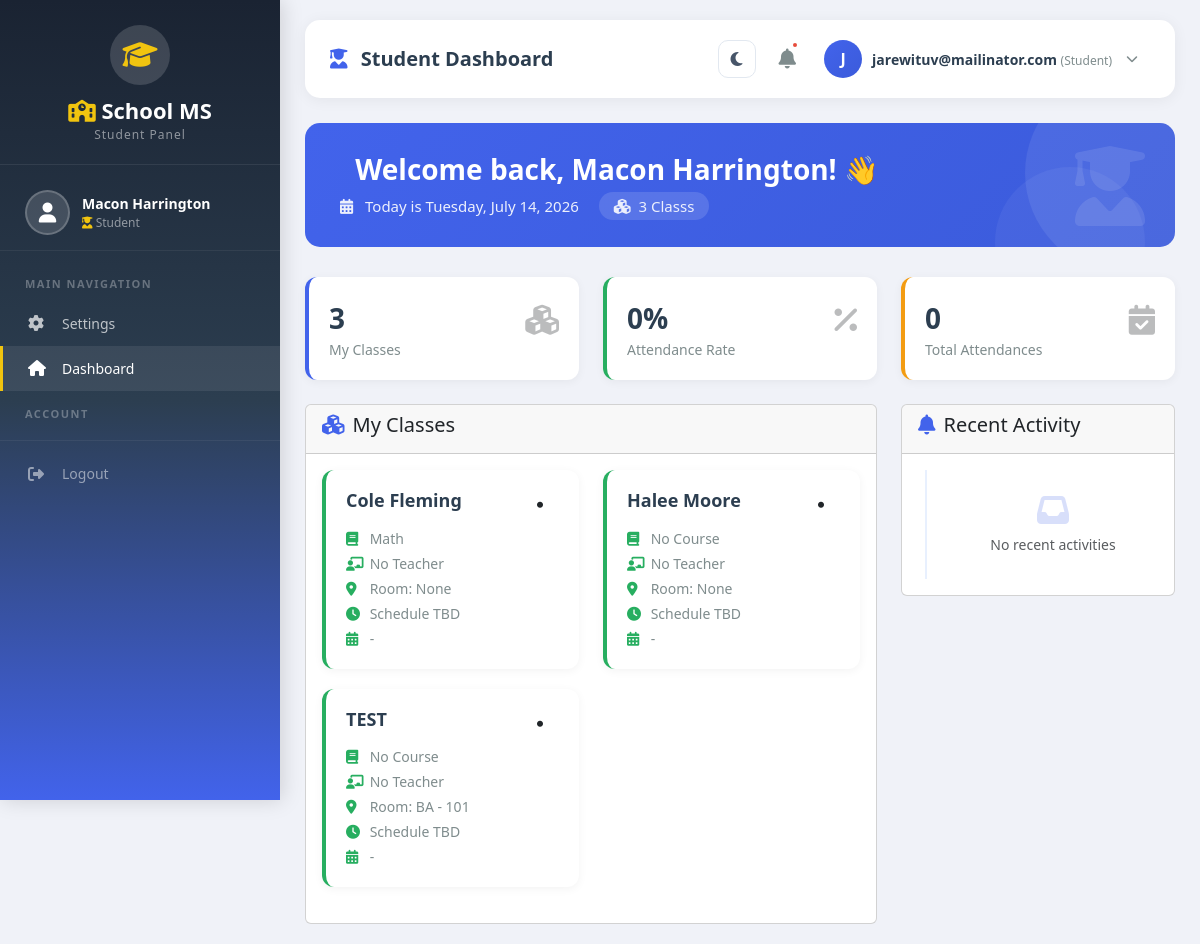
/dashboard/ (signed in), run on an earlier commit of the app's database.
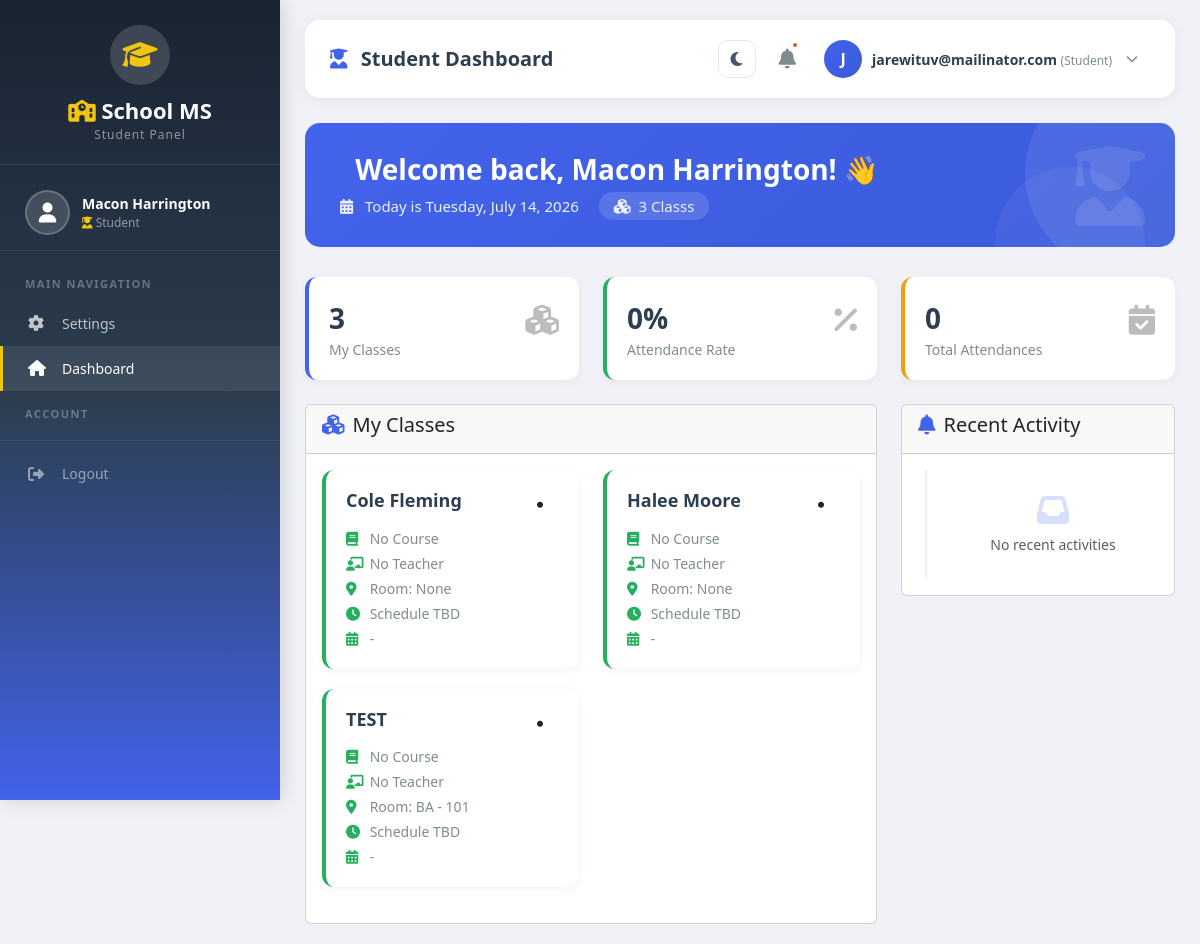
And on a later commit of the database.
### classes/models.py (models this page shows, shortened)
class Class(models.Model):
    name = models.CharField(max_length=100)
    section = models.CharField(max_length=10, blank=True, null=True)
    code = models.CharField(max_length=20, unique=True, blank=True, null=True)
    building = models.ForeignKey(Building, on_delete=models.SET_NULL, null=True, blank=True, related_name='classes')
    floor = models.ForeignKey(Floor, on_delete=models.SET_NULL, null=True, blank=True, related_name='classes')
    room = models.ForeignKey(Room, on_delete=models.SET_NULL, null=True, blank=True, related_name='classes')
    room_number = models.CharField(max_length=20, blank=True, null=True)
    time_slots = models.ManyToManyField(TimeSlot, blank=True, related_name='classes')
    schedule = models.CharField(max_length=100, blank=True, null=True)
    start_time = models.TimeField(blank=True, null=True)
    end_time = models.TimeField(blank=True, null=True)
    days = models.CharField(max_length=50, blank=True, null=True)
    term = models.ForeignKey(Term, on_delete=models.SET_NULL, null=True, blank=True, related_name='classes')
    term_type = models.CharField(max_length=20, choices=Term.TERM_TYPES, blank=True, null=True)
    academic_year = models.CharField(max_length=20, blank=True, null=True)
    capacity = models.IntegerField(default=30)
    teacher = models.ForeignKey(Teacher, on_delete=models.SET_NULL, null=True, blank=True, related_name='classes')
    courses = models.ManyToManyField(
        'courses.Course',
        blank=True,
        related_name='class_offerings'  # This is the reverse name
    )
    is_active = models.BooleanField(default=True)
    start_date = models.DateField(blank=True, null=True)
    end_date = models.DateField(blank=True, null=True)
    created_at = models.DateTimeField(auto_now_add=True)
    updated_at = models.DateTimeField(auto_now=True)
    def get_schedule_display(self):
        if self.time_slots.exists():
            slots = self.time_slots.all()
            return ", ".join([str(slot) for slot in slots])
        if self.start_time and self.end_time:
            time_str = f"{self.start_time.strftime('%I:%M %p')} - {self.end_time.strftime('%I:%M %p')}"
            if self.days:
                return f"{self.days} {time_str}"
            return time_str
        return self.schedule or "Schedule TBD"
    class Meta:
        verbose_name_plural = "Classes"
        ordering = ['name']

class Room(models.Model):
    ROOM_TYPES = [
        ('classroom', 'Classroom'),
        ('laboratory', 'Laboratory'),
        ('computer_lab', 'Computer Lab'),
        ('science_lab', 'Science Lab'),
        ('library', 'Library'),
        ('auditorium', 'Auditorium'),
        ('conference', 'Conference Room'),
        ('office', 'Office'),
        ('other', 'Other'),
    ]
    building = models.ForeignKey(Building, on_delete=models.CASCADE, related_name='rooms')
    floor = models.ForeignKey(Floor, on_delete=models.CASCADE, related_name='rooms', null=True, blank=True)
    room_number = models.CharField(max_length=20)
    name = models.CharField(max_length=100, blank=True, null=True)
    room_type = models.CharField(max_length=20, choices=ROOM_TYPES, default='classroom')
    capacity = models.IntegerField(default=30)
    description = models.TextField(blank=True, null=True)
    is_active = models.BooleanField(default=True)
    created_at = models.DateTimeField(auto_now_add=True)
    updated_at = models.DateTimeField(auto_now=True)
    def __str__(self):
        return f"{self.building.code} - {self.room_number}"
    class Meta:
        ordering = ['building', 'room_number']
        unique_together = ['building', 'room_number']

class Building(models.Model):
    name = models.CharField(max_length=100)
    code = models.CharField(max_length=20, unique=True)
    address = models.TextField(blank=True, null=True)
    description = models.TextField(blank=True, null=True)
    is_active = models.BooleanField(default=True)
    created_at = models.DateTimeField(auto_now_add=True)
    updated_at = models.DateTimeField(auto_now=True)
    class Meta:
        ordering = ['name']

### courses/models.py (models this page shows, shortened)
class Course(models.Model):
    LEVEL_CHOICES = [
        ('100', 'Year 1'),
        ('200', 'Year 2'),
        ('300', 'Year 3'),
        ('400', 'Year 4'),
        ('500', 'Year 5'),
    ]
    course_id = models.CharField(max_length=20, unique=True, editable=False)
    code = models.CharField(max_length=20, unique=True)
    name = models.CharField(max_length=200)
    description = models.TextField()
    credits = models.IntegerField()
    level = models.CharField(max_length=10, choices=LEVEL_CHOICES, default='100')
    duration = models.CharField(max_length=50, default='12 weeks')
    fee = models.DecimalField(max_digits=10, decimal_places=2, default=0.00)
    major = models.ForeignKey(
        Major,
        on_delete=models.SET_NULL,
        null=True,
        blank=True,
        related_name='courses'
    )
    teacher = models.ForeignKey(
        Teacher,
        on_delete=models.SET_NULL,
        null=True,
        blank=True,
        related_name='courses'
    )
    prerequisites = models.ManyToManyField('self', symmetrical=False, blank=True)
    time_slots = models.ManyToManyField(
        'classes.TimeSlot',
        blank=True,
        related_name='course_time_slots'
    )
    is_active = models.BooleanField(default=True)
    created_at = models.DateTimeField(auto_now_add=True)
    updated_at = models.DateTimeField(auto_now=True)
    class Meta:
        ordering = ['code']

### accounts/views.py (the view, shortened to what this page needs)
# urls.py: path('dashboard/', views.dashboard, name='dashboard'),
@login_required
def dashboard(request):
    user = request.user
    context = {'user': user}
    if Teacher.objects.filter(user=user).exists():
        try:
            teacher = Teacher.objects.get(user=user)
            classes = Class.objects.filter(teacher=teacher, is_active=True).distinct()
            class_course_ids = list(
                Course.objects.filter(class_offerings__in=classes, is_active=True)
                .values_list('id', flat=True)
                .distinct()
            )
            direct_course_ids = list(
                Course.objects.filter(teacher=teacher, is_active=True)
                .values_list('id', flat=True)
                .distinct()
            )
            course_ids = list(set(class_course_ids) | set(direct_course_ids))
            courses = Course.objects.filter(id__in=course_ids, is_active=True).distinct()
            from django.db.models import Q
            students = Student.objects.filter(
                Q(classes_enrolled__in=classes) | Q(courses__in=courses),
                is_active=True
            ).distinct()
            today = date.today()
            today_attendance = Attendance.objects.filter(
                course__in=courses,
                date=today
            ) if courses.exists() else Attendance.objects.none()
            present_today = (
                today_attendance.filter(status='present')
                .values('student_id')
                .distinct()
                .count()
            )
            total_attendance_today = today_attendance.count()
            total_students = students.count()
            attendance_rate = 0
            if total_students > 0:
                attendance_rate = attendance_rate_percent(present_today, total_students)
        except Teacher.DoesNotExist:
            teacher = None
            classes = Class.objects.none()
            students = Student.objects.none()
            courses = Course.objects.none()
            today_attendance = Attendance.objects.none()
            present_today = 0
            total_attendance_today = 0
            total_students = 0
            attendance_rate = 0
        context.update({
            'teacher': teacher,
            'my_classes': classes,
            'my_students': students,
            'my_courses': courses,
            'total_students': total_students,
            'total_classes': classes.count(),
            'total_courses': courses.count(),
            'today_attendance': total_attendance_today,
            'present_today': present_today,
            'attendance_rate': f"{attendance_rate}%",
            'current_date': today,
            'current_time': datetime.now(),
            'recent_activities': get_recent_activities_teacher(teacher),
            'is_teacher': True,
            'user_role': 'teacher',
        })
        return render(request, 'Backend/dashboard/teacher_dashboard.html', context)
    elif Student.objects.filter(user=user).exists():
        try:
            student = Student.objects.get(user=user)
        except Student.DoesNotExist:
            student = None
        my_classes = Class.objects.none()
        if student:
            my_classes = student.classes_enrolled.filter(is_active=True)
        course_ids = []
        for class_obj in my_classes:
            for course in class_obj.courses.all():
                course_ids.append(course.id)
        course_ids = list(set(course_ids))
        courses = Course.objects.filter(id__in=course_ids, is_active=True).distinct()
        today = date.today()
        today_attendance = Attendance.objects.filter(student=student, date=today)
        context.update({
            'student': student,
            'my_classes': my_classes,
            'my_courses': courses,
            'total_classes': my_classes.count(),
            'total_courses': courses.count(),
            'today_attendance': today_attendance.count(),
            'current_date': today,
            'current_time': datetime.now(),
            'is_student': True,
            'user_role': 'student',
        })
        return render(request, 'Backend/dashboard/student_dashboard.html', context)

### classes/context_processors.py (called while the page is built)
def sidebar_counts(request):
    return {
        'total_buildings': Building.objects.filter(is_active=True).count(),
        'total_floors': Floor.objects.filter(is_active=True).count(),
        'total_rooms': Room.objects.filter(is_active=True).count(),
        'total_terms': Term.objects.filter(is_active=True).count(),
        'total_timeslots': TimeSlot.objects.filter(is_active=True).count(),
    }

### templates/Backend/dashboard/student_dashboard.html (shortened to what the changed rows need)
{% extends 'Backend/layouts/student_layout.html' %}
{% load static %}
{% block content %}
<div class="row mt-4">
    <div class="col-lg-8">
        <div class="card">
            <div class="card-body">
                {% if my_classes %}
                <div class="row">
                    {% for class in my_classes %}
                    <div class="col-md-6">
                        <div class="class-card">
                            <div class="d-flex justify-content-between align-items-start mb-2">
                                <h5 class="class-title">{{ class.name }}</h5>
                                <span class="status-badge {{ class.status }}">
                                    <i class="fas fa-circle me-1" style="font-size: 6px;"></i>
                                </span>
                            </div>
                            <div class="class-info mb-1">
                                <i class="fas fa-book"></i> {% if class.courses.exists %}{% for c in class.courses.all %}{{ c.name }}{% if not forloop.last %}, {% endif %}{% endfor %}{% else %}No Course{% endif %}
                            </div>
                            <div class="class-info mb-1">
                                <i class="fas fa-chalkboard-teacher"></i>
                                {{ class.teacher.get_full_name|default:"No Teacher" }}
                            </div>
                            <div class="class-info mb-1">
                                <i class="fas fa-map-marker-alt"></i>
                                Room: {{ class.room }}
                            </div>
                            <div class="class-info mb-1">
                                <i class="fas fa-clock"></i>
                                {{ class.get_schedule_display }}
                            </div>
                            <div class="class-info">
                                <i class="fas fa-calendar-alt"></i>
                                {{ class.start_date|date:"M d" }} - {{ class.end_date|date:"M d, Y" }}
                            </div>
                        </div>
                    </div>
                    {% endfor %}
                </div>
                {% else %}
                <div class="empty-state">
                    <i class="fas fa-cubes"></i>
                    <h6 class="text-muted">No Classes Enrolled</h6>
                    <p class="text-muted small">You haven't been enrolled in any classes yet.</p>
                </div>
                {% endif %}
            </div>
        </div>
    </div>
</div>
{% endblock %}

What changed in the data, as far as the page shows it:
changed Class "Cole Fleming": loses Course (name "Math"); now shows "No Course"
